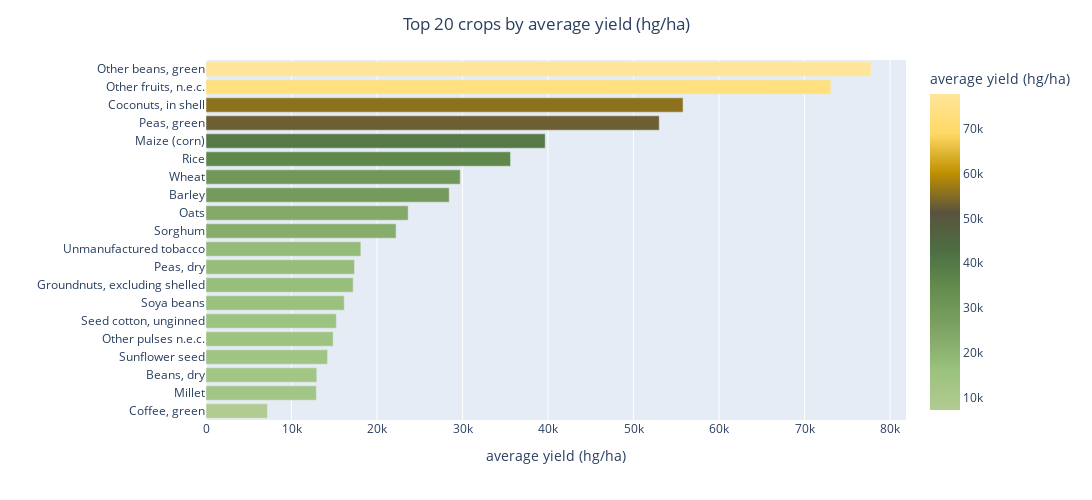

The notebook cell this image was saved under:
### Code cell
fig = px.bar(top_20crops_byyield, x='yield_hg/ha', y='Crop', color='yield_hg/ha', color_continuous_scale=agro)
fig.update_layout(height=500, width=1500, title_text="Top 20 crops by average yield (hg/ha)", title_x=0.5,xaxis_title='average yield (hg/ha)',yaxis_title = '',
                  coloraxis_colorbar_title='average yield (hg/ha)') 

fig.show()

### Figure 1 — Plotly figure (JSON) as saved in the notebook; plotly's stock layout.template omitted (floating-point values rounded to 4 significant figures)
{"data": [{"alignmentgroup": "True", "hovertemplate": "yield_hg/ha=%{marker.color}<br>Crop=%{y}<extra></extra>", "legendgroup": "", "marker": {"color": [7189.0, 12910.0, 12960.0, 14220.0, 14870.0, 15250.0, 16170.0, 17210.0, 17370.0, 18110.0, 22230.0, 23640.0, 28450.0, 29730.0, 35620.0, 39670.0, 53010.0, 55800.0, 73080.0, 77780.0], "coloraxis": "coloraxis", "pattern": {"shape": ""}}, "name": "", "offsetgroup": "", "orientation": "h", "showlegend": false, "textposition": "auto", "type": "bar", "x": [7189.0, 12910.0, 12960.0, 14220.0, 14870.0, 15250.0, 16170.0, 17210.0, 17370.0, 18110.0, 22230.0, 23640.0, 28450.0, 29730.0, 35620.0, 39670.0, 53010.0, 55800.0, 73080.0, 77780.0], "xaxis": "x", "y": ["Coffee, green", "Millet", "Beans, dry", "Sunflower seed", "Other pulses n.e.c.", "Seed cotton, unginned", "Soya beans", "Groundnuts, excluding shelled", "Peas, dry", "Unmanufactured tobacco", "Sorghum", "Oats", "Barley", "Wheat", "Rice", "Maize (corn)", "Peas, green", "Coconuts, in shell", "Other fruits, n.e.c.", "Other beans, green"], "yaxis": "y"}], "layout": {"barmode": "relative", "coloraxis": {"colorbar": {"title": {"text": "average yield (hg/ha)"}}, "colorscale": [[0, "#b2cb91"], [0.125, "#9bc27e"], [0.25, "#7fa465"], [0.375, "#668f4f"], [0.5, "#4e6f43"], [0.625, "#59533e"], [0.75, "#bf9000"], [0.875, "#ffd966"], [1, "#ffe599"]]}, "height": 500, "legend": {"tracegroupgap": 0}, "margin": {"t": 60}, "title": {"text": "Top 20 crops by average yield (hg/ha)", "x": 0.5}, "width": 1500, "xaxis": {"anchor": "y", "domain": [0, 1], "title": {"text": "average yield (hg/ha)"}}, "yaxis": {"anchor": "x", "domain": [0, 1], "title": {"text": ""}}}}
